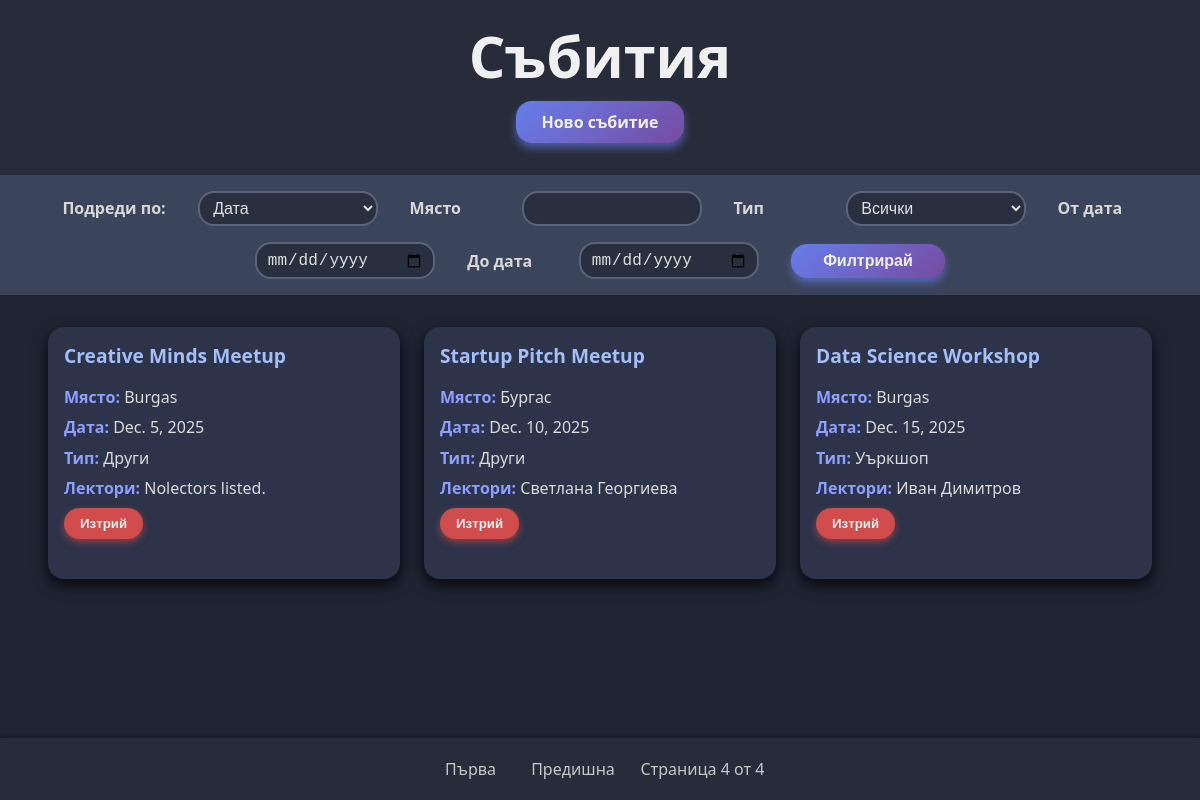
/?page=4, run on the app's committed database.
### QuerySort/models.py (models this page shows)
class Event(models.Model):
    name = models.CharField(max_length=255,
                            null=False,
                            blank=False,
                            validators=[
                                MinLengthValidator(1, message='The event name must be at least 1 characters long.'),
                                RegexValidator('^[A-Za-zА-Яа-яЁё0-9 _\-\'&]+$')
                            ])
    town = models.CharField(max_length=255,
                            null=False,
                            blank=False,
                            validators=[
                                MinLengthValidator(1, message='The town name must be at least 1 characters long.'),
                                RegexValidator('^[A-Za-zА-Яа-яЁё0-9 _\-\'&]+$')
                            ])
    date = models.DateField(
        null=False,
        blank=False,
        validators=[
           validate_event_date
        ]
    )
    type = models.CharField(max_length=255,
                            null=False,
                            blank=False,
                            validators=[
                                MinLengthValidator(5, message='The event type must be at least 5 characters long.'),
                                RegexValidator('^[A-Za-zА-Яа-яЁё0-9 _\-\'&]+$')
                            ],
                            choices=(('Конференция', 'Конференция'), ('Уъркшоп', 'Уъркшоп') , ('Семинар', 'Семинар'), ('Други', 'Други')))
    lectors = models.CharField(max_length=255,
                               default='Няма лектори.')

### QuerySort/views.py (the view)
# urls.py: path('', views.index, name='index'),
def index(request):
    form = EventFilterOrderForm(request.GET or None)
    events = Event.objects.all()
    if form.is_valid():
        town = form.cleaned_data.get('town')
        type_ = form.cleaned_data.get('type')
        date_from = form.cleaned_data.get('date_from')
        date_to = form.cleaned_data.get('date_to')
        order_by = form.cleaned_data.get('order_by')
        if town:
            events = events.filter(town__icontains=town)
        if type_:
            events = events.filter(type=type_)
        if date_from:
            events = events.filter(date__gte=date_from)
        if date_to:
            events = events.filter(date__lte=date_to)
        if order_by:
            ordering = order_by.split(',')
            events = events.order_by(*ordering)
        else:
            events = events.order_by('date')
    else:
        events = events.order_by('date')
    paginator = Paginator(events, 12)
    page_number = request.GET.get('page')
    page_obj = paginator.get_page(page_number)
    querydict = request.GET.copy()
    if 'page' in querydict:
        querydict.pop('page')
    querystring = querydict.urlencode()
    return render(request, 'index.html', {
        'form': form,
        'page_obj': page_obj,
        'querystring': querystring,
    })

### templates/index.html (shortened to what this page needs)
{% load static %}
<!DOCTYPE html>
<html lang="bg">
<head>
    <link rel="stylesheet" href="{% static 'css/styles.css' %}">
</head>
<body>
    <header>
        <h1>Събития</h1>
        <a href="/new-data" class="new-event-btn">Ново събитие</a>
    </header>
    <form method="get" class="filter-form">
        <label for="{{ form.order_by.id_for_label }}">{{ form.order_by.label }}</label>
        {{ form.order_by }}
        <label for="{{ form.town.id_for_label }}">{{ form.town.label }}</label>
        {{ form.town }}
        <label for="{{ form.type.id_for_label }}">{{ form.type.label }}</label>
        {{ form.type }}
        <label for="{{ form.date_from.id_for_label }}">{{ form.date_from.label }}</label>
        {{ form.date_from }}
        <label for="{{ form.date_to.id_for_label }}">{{ form.date_to.label }}</label>
        {{ form.date_to }}
        <button type="submit">Филтрирай</button>
    </form>
    <main>
        <section class="event-list">
            {% for event in page_obj %}
                <article class="event-card">
                    <h2>{{ event.name }}</h2>
                    <p><strong>Място:</strong> {{ event.town }}</p>
                    <p><strong>Дата:</strong> {{ event.date }}</p>
                    <p><strong>Тип:</strong> {{ event.type }}</p>
                    <p><strong>Лектори:</strong> {{ event.lectors }}</p>
                    <form method="post" action="{% url 'delete_event' event.id %}" class="delete-form">
                        <button type="submit" class="delete-btn" onclick="return confirm('Сигурни ли сте, че искате да изтриете това събитие?');">Изтрий</button>
                    </form>
                </article>
            {% empty %}
                <p>Няма намерени събития.</p>
            {% endfor %}
        </section>
    </main>
    <footer>
        <nav class="pagination">
            {% if page_obj.has_previous %}
                <a href="?page=1{% if querystring %}&{{ querystring }}{% endif %}">Първа</a>
                <a href="?page={{ page_obj.previous_page_number }}{% if querystring %}&{{ querystring }}{% endif %}">Предишна</a>
            {% endif %}
            <span>Страница {{ page_obj.number }} от {{ page_obj.paginator.num_pages }}</span>
        </nav>
    </footer>
</body>
</html>

### static/css/styles.css (style rules this page uses)
* { padding: 0; margin: 0; box-sizing: border-box; }
body { font-family: 'Segoe UI', Tahoma, sans-serif; background: linear-gradient(120deg, #48536a, #364159); min-height: 100vh; display: flex; flex-direction: column; color: #f0f0f0; line-height: 1.4; }
a { text-decoration: none; color: inherit; }
header { padding: 1rem 2rem; background-color: #282c3a; box-shadow: 0 2px 5px rgba(0, 0, 0, 0.3); font-weight: 700; font-size: 1.8rem; text-align: center; }
.filter-form { display: flex; flex-wrap: wrap; gap: 1rem 2rem; padding: 1rem 2rem; background-color: #3a445a; box-shadow: 0 2px 5px rgba(0, 0, 0, 0.3); justify-content: center; align-items: center; color: #d8d8d8; }
.filter-form label { flex: 0 0 auto; min-width: 80px; font-weight: 600; font-size: 1rem; align-self: center; }
.filter-form select, .filter-form input[type="text"], .filter-form input[type="date"] { flex: 1 1 150px; max-width: 180px; padding: 0.4rem 0.6rem; border-radius: 1rem; border: 2px solid #5a6478; background-color: #283040; color: #e0e0e0; font-size: 1rem; transition: border-color 0.3s ease, box-shadow 0.3s ease; }
.filter-form button { flex: 0 0 auto; padding: 0.5rem 2rem; background: linear-gradient(135deg, #667eea, #764ba2); border: none; border-radius: 1rem; font-size: 1rem; font-weight: 600; color: #f0f0f0; cursor: pointer; box-shadow: 0 5px 8px rgba(102, 126, 234, 0.6); transition: background 0.3s ease, transform 0.2s ease, box-shadow 0.3s ease; align-self: center; }
main { flex-grow: 1; padding: 2rem 3rem; background-color: #1f2433; }
.event-list { display: grid; grid-template-columns: repeat(auto-fit, minmax(250px, 1fr)); gap: 1.5rem 1.5rem; }
.event-card { background-color: #2d3349; border-radius: 1rem; box-shadow: 0 6px 15px rgba(0, 0, 0, 0.8); padding: 1rem 1rem 2.5rem 1rem; color: #dcdcdc; position: relative; display: flex; flex-direction: column; gap: 0.5rem; transition: transform 0.2s ease, box-shadow 0.3s ease; }
.event-card h2 { font-size: 1.2rem; font-weight: 700; margin-bottom: 0.5rem; color: #a3bffa; }
.event-card p { font-size: 1rem; }
.event-card strong { color: #8da0ff; }
.delete-form { margin-top: auto; }
.delete-btn { background: #d14c4c; border: none; border-radius: 1rem; padding: 0.5rem 1rem; font-weight: 700; color: #f0f0f0; cursor: pointer; box-shadow: 0 3px 7px rgba(209, 76, 76, 0.6); transition: background 0.3s ease, transform 0.2s ease, box-shadow 0.3s ease; align-self: flex-start; }
footer { background-color: #282c3a; padding: 1rem 2rem; box-shadow: 0 -2px 5px rgba(0, 0, 0, 0.3); position: sticky; bottom: 0; width: 100%; z-index: 1000; }
.pagination { display: flex; justify-content: center; align-items: center; gap: 1rem; font-size: 1rem; color: #c8c8c8; flex-wrap: wrap; }
.pagination a { text-decoration: none; color: inherit; padding: 0.25rem 0.6rem; border-radius: 0.4rem; transition: background-color 0.3s ease; }
.new-event-btn { display: inline-block; background: linear-gradient(135deg, #667eea, #764ba2); color: #f0f0f0; border-radius: 1rem; padding: 0.6rem 1.6rem; font-weight: 700; font-size: 1rem; text-align: center; cursor: pointer; border: none; box-shadow: 0 5px 8px rgba(102, 126, 234, 0.6); transition: background 0.3s ease, transform 0.2s ease, box-shadow 0.3s ease; margin: 0 auto 1rem; }

### data on the page
Event: name "Creative Minds Meetup", town "Burgas", date "Dec. 5, 2025", type "Други", lectors "Nolectors listed."
Event: name "Startup Pitch Meetup", town "Бургас", date "Dec. 10, 2025", type "Други", lectors "Светлана Георгиева"
Event: name "Data Science Workshop", town "Burgas", date "Dec. 15, 2025", type "Уъркшоп", lectors "Иван Димитров"

### other printed values
{{ page_obj.number }} "4"
{{ page_obj.paginator.num_pages }} "4"
